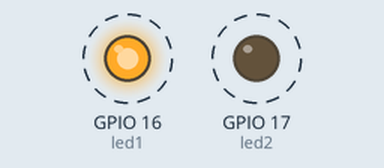
Recording of a program running on a simulated ESP32 board running MicroPython. Parts: output pins drawn as LEDs (lit = HIGH). Dashed ring = blinking.

Above: at 0.1 s.
Timing chart, 0 to 3.0 s (numbered marks = the images above):
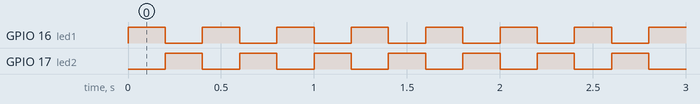

The program:

lab1_2.py
```python
from machine import Pin
import time

led1 = Pin(16, Pin.OUT)
led2 = Pin(17, Pin.OUT)

while True:
    led1.on()
    led2.off()
    time.sleep_ms(200)

    led1.off()
    led2.on()
    time.sleep_ms(200)
```

Measured:
- by itself, GPIO 16 (led1), GPIO 17 (led2): alternates HIGH for 0.20 s and LOW for 0.20 s
